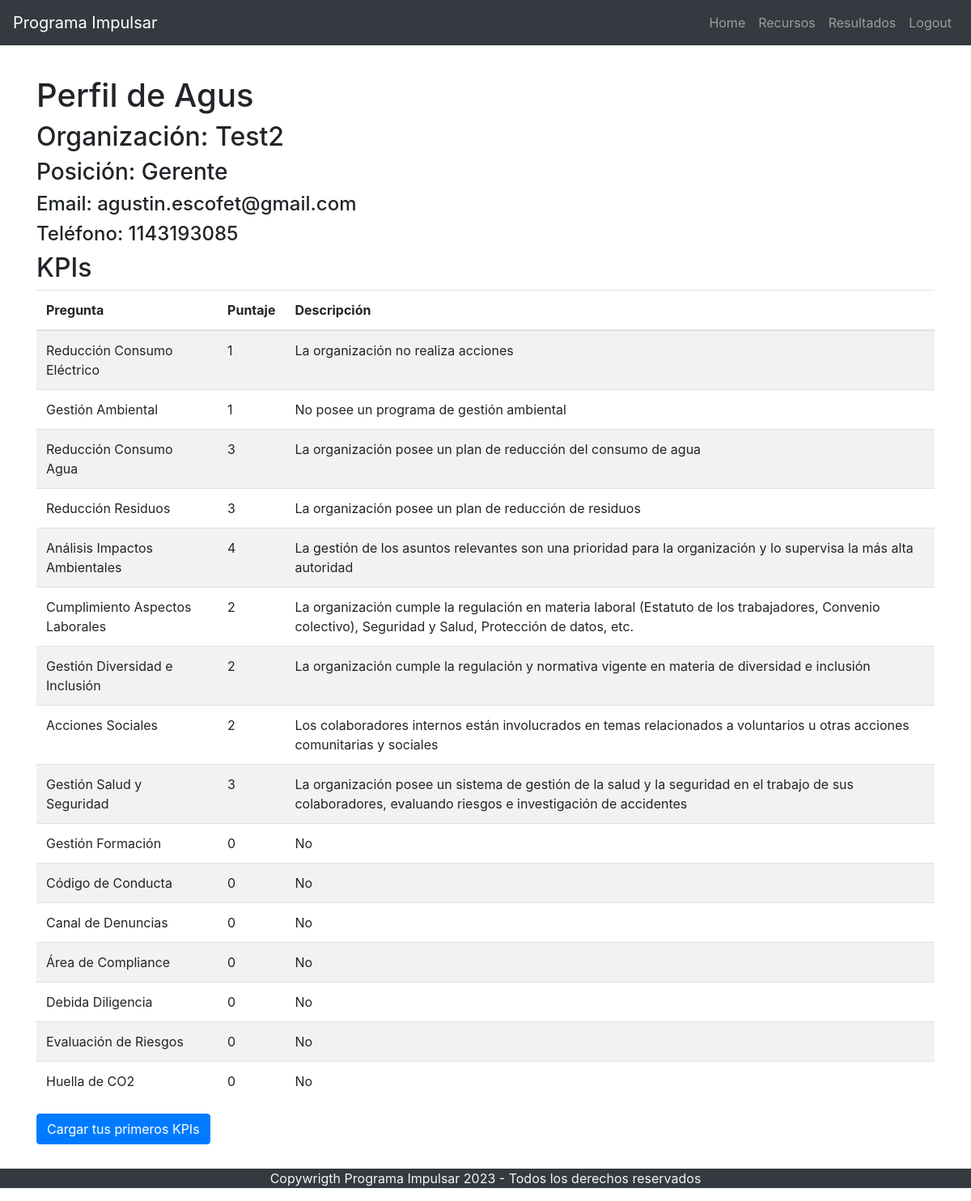
The app's page /user/30709869708 (signed in) with its own data.
### app/models.py (models this page shows, shortened)
class User(UserMixin, db.Model):
    cuit = db.Column(db.Integer, primary_key=True)
    organization_name = db.Column(db.String(150), nullable=False)
    username = db.Column(db.String(150), nullable=False)
    position = db.Column(db.String(150), nullable=False)
    email = db.Column(db.String(150), unique=True, nullable=False)
    phone = db.Column(db.Integer, nullable=False)
    importance = db.Column(db.Boolean, default=False)
    password = db.Column(db.String(256), nullable=False)
    is_admin = db.Column(db.Boolean, default=False)  # Añadir este campo
    kpis = db.relationship('KPI', backref='user', lazy=True)

class KPI(db.Model):
    kpi_id = db.Column(db.Integer, primary_key=True)
    cuit = db.Column(db.Integer, db.ForeignKey('user.cuit'), nullable=False)
    date = db.Column(db.DateTime, default=datetime.utcnow)
    reduc_consumo_electrico = db.Column(db.Integer, nullable=False)
    gestion_ambiental = db.Column(db.Integer, nullable=False)
    reduc_consumo_agua = db.Column(db.Integer, nullable=False)
    reduc_residuos = db.Column(db.Integer, nullable=False)
    impacto_ambiental = db.Column(db.Integer, nullable=False)
    asp_laborales = db.Column(db.Integer, nullable=False)
    div_inc_ddhh = db.Column(db.Integer, nullable=False)
    acc_social = db.Column(db.Integer, nullable=False)
    ssma = db.Column(db.Integer, nullable=False)
    formacion = db.Column(db.Integer, nullable=False)
    codigo_conducta = db.Column(db.Integer, nullable=False)
    linea_etica = db.Column(db.Integer, nullable=False)
    area_compliance = db.Column(db.Integer, nullable=False)
    due_dilligence = db.Column(db.Integer, nullable=False)
    riesgos = db.Column(db.Integer, nullable=False)
    huella_co2 = db.Column(db.Integer, nullable=False)

class KPIDescription(db.Model):
    __tablename__ = 'kpi_descriptions'
    id = db.Column(db.Integer, primary_key=True)
    question_number = db.Column(db.Integer, nullable=False)
    value = db.Column(db.Integer, nullable=False)
    description = db.Column(db.String(500), nullable=False)

### app/views.py (the view)
@views.route('/user/<int:cuit>')
@login_required
def user(cuit):
    user = User.query.get_or_404(cuit)
    kpis = KPI.query.filter_by(cuit=user.cuit).all()
    descriptions = {desc.question_number: {} for desc in KPIDescription.query.all()}
    for desc in KPIDescription.query.all():
        descriptions[desc.question_number][desc.value] = desc.description
    return render_template('user.html', user=user, kpis=kpis, descriptions=descriptions)

### app/__init__.py (called while the page is built)
def create_app():
    app = Flask(__name__)
    app.config.from_object(Config)
    db.init_app(app)
    bcrypt.init_app(app)
    login_manager.init_app(app)
    with app.app_context():
        from .views import views as views_blueprint  # Importar el blueprint
        app.register_blueprint(views_blueprint)
        from .models import User
        @login_manager.user_loader
        def load_user(user_id):
            return User.query.get(int(user_id))
    return app

### app/templates/user.html
{% extends "base.html" %}
{% block content %}
<h1>Perfil de {{ user.username }}</h1>
<h2>Organización: {{ user.organization_name }}</h2>
<h3>Posición: {{ user.position }}</h3>
<h4>Email: {{ user.email }}</h4>
<h4>Teléfono: {{ user.phone }}</h4>
<h2>KPIs</h2>
<table class="table table-striped">
    <thead>
        <tr>
            <th>Pregunta</th>
            <th>Puntaje</th>
            <th>Descripción</th>
        </tr>
    </thead>
    <tbody>
        {% for kpi in kpis %}
        <tr>
            <td>Reducción Consumo Eléctrico</td>
            <td>{{ kpi.reduc_consumo_electrico }}</td>
            <td>{{ descriptions[1][kpi.reduc_consumo_electrico] }}</td>
        </tr>
        <tr>
            <td>Gestión Ambiental</td>
            <td>{{ kpi.gestion_ambiental }}</td>
            <td>{{ descriptions[2][kpi.gestion_ambiental] }}</td>
        </tr>
        <tr>
            <td>Reducción Consumo Agua</td>
            <td>{{ kpi.reduc_consumo_agua }}</td>
            <td>{{ descriptions[3][kpi.reduc_consumo_agua] }}</td>
        </tr>
        <tr>
            <td>Reducción Residuos</td>
            <td>{{ kpi.reduc_residuos }}</td>
            <td>{{ descriptions[4][kpi.reduc_residuos] }}</td>
        </tr>
        <tr>
            <td>Análisis Impactos Ambientales</td>
            <td>{{ kpi.impacto_ambiental }}</td>
            <td>{{ descriptions[5][kpi.impacto_ambiental] }}</td>
        </tr>
        <tr>
            <td>Cumplimiento Aspectos Laborales</td>
            <td>{{ kpi.asp_laborales }}</td>
            <td>{{ descriptions[6][kpi.asp_laborales] }}</td>
        </tr>
        <tr>
            <td>Gestión Diversidad e Inclusión</td>
            <td>{{ kpi.div_inc_ddhh }}</td>
            <td>{{ descriptions[7][kpi.div_inc_ddhh] }}</td>
        </tr>
        <tr>
            <td>Acciones Sociales</td>
            <td>{{ kpi.acc_social }}</td>
            <td>{{ descriptions[8][kpi.acc_social] }}</td>
        </tr>
        <tr>
            <td>Gestión Salud y Seguridad</td>
            <td>{{ kpi.ssma }}</td>
            <td>{{ descriptions[9][kpi.ssma] }}</td>
        </tr>
        <tr>
            <td>Gestión Formación</td>
            <td>{{ kpi.formacion }}</td>
            <td>{{ descriptions[10][kpi.formacion] }}</td>
        </tr>
        <tr>
            <td>Código de Conducta</td>
            <td>{{ kpi.codigo_conducta }}</td>
            <td>{{ descriptions[11][kpi.codigo_conducta] }}</td>
        </tr>
        <tr>
            <td>Canal de Denuncias</td>
            <td>{{ kpi.linea_etica }}</td>
            <td>{{ descriptions[12][kpi.linea_etica] }}</td>
        </tr>
        <tr>
            <td>Área de Compliance</td>
            <td>{{ kpi.area_compliance }}</td>
            <td>{{ descriptions[13][kpi.area_compliance] }}</td>
        </tr>
        <tr>
            <td>Debida Diligencia</td>
            <td>{{ kpi.due_dilligence }}</td>
            <td>{{ descriptions[14][kpi.due_dilligence] }}</td>
        </tr>
        <tr>
            <td>Evaluación de Riesgos</td>
            <td>{{ kpi.riesgos }}</td>
            <td>{{ descriptions[15][kpi.riesgos] }}</td>
        </tr>
        <tr>
            <td>Huella de CO2</td>
            <td>{{ kpi.huella_co2 }}</td>
            <td>{{ descriptions[16][kpi.huella_co2] }}</td>
        </tr>
        {% endfor %}
    </tbody>
</table>
<a href="{{ url_for('views.evaluate', cuit=user.cuit) }}" class="btn btn-primary">Cargar tus primeros KPIs</a>
{% endblock %}

### app/static/css/style.css (style rules this page uses)
body { padding-top: 70px; padding-bottom:0px; }

### records on screen
User: username "Agus", organization_name "Test2", position "Gerente", email "agustin.escofet@gmail.com", phone "1143193085"
KPI: reduc_consumo_electrico "1", reduc_consumo_electrico.description "La organización no realiza acciones", gestion_ambiental "1", gestion_ambiental.description "No posee un programa de gestión ambiental", reduc_consumo_agua "3", reduc_consumo_agua.description "La organización posee un plan de reducción del consumo de agua", reduc_residuos "3", reduc_residuos.description "La organización posee un plan de reducción de residuos", impacto_ambiental "4", impacto_ambiental.description "La gestión de los asuntos relevantes son una prioridad para la organización y lo supervisa la más alta autoridad", asp_laborales "2", asp_laborales.description "La organización cumple la regulación en materia laboral (Estatuto de los trabajadores, Convenio colectivo), Seguridad y Salud, Protección de datos, etc.", div_inc_ddhh "2", div_inc_ddhh.description "La organización cumple la regulación y normativa vigente en materia de diversidad e inclusión", acc_social "2", acc_social.description "Los colaboradores internos están involucrados en temas relacionados a voluntarios u otras acciones comunitarias y sociales", ssma "3", ssma.description "La organización posee un sistema de gestión de la salud y la seguridad en el trabajo de sus colaboradores, evaluando riesgos e investigación de accidentes", formacion "0", formacion.description "No", codigo_conducta "0", codigo_conducta.description "No", linea_etica "0", linea_etica.description "No", area_compliance "0", area_compliance.description "No", due_dilligence "0", due_dilligence.description "No", riesgos "0", riesgos.description "No", huella_co2 "0", huella_co2.description "No"
